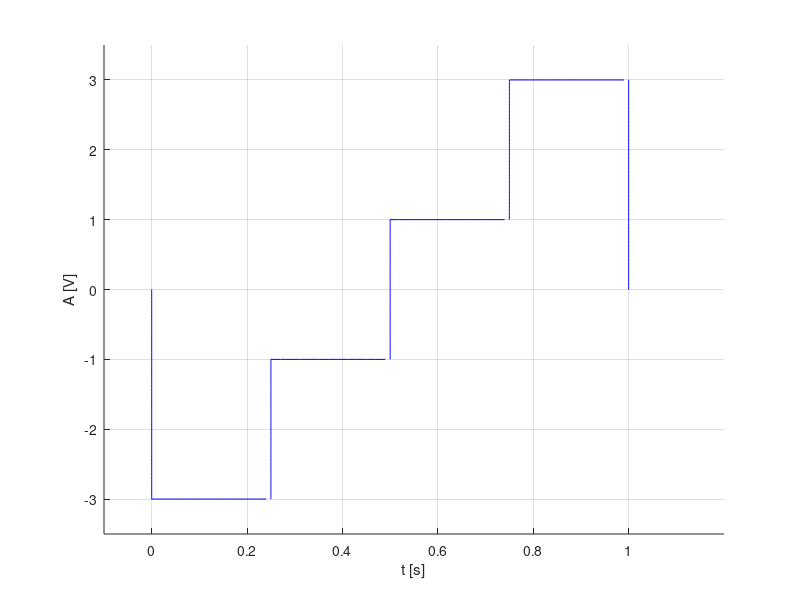

Source code (MATLAB):
%Se va genera un semnal cu rezolutie temporara de 20ms pentru un semnal continuu de tipul:
% Semnal dreptunghiular multinivel, aleator
% Durata fiecarui nivel: 0,25 s.
% Nivelurile {-3,-1,1,3}

hold on
xlabel('t [s]'),ylabel('A [V]')
%b) nivelurile {-3,-1,1,3}
%Rezolutia temporara de 20ms


%y variaza de la 0 la -3
y=0:-0.02:-3;
x=y*0;
plot(x,y,'b')
%nivel -3
x = 0: 0.02: 1/4;
y = -3+0*x;
plot(x, y, 'b'),grid

%x=1/4;y variaza de la -3 la -1
y=-3:0.02:-1;
x=y*0+1/4;
plot(x,y,'b')

%nivel -1
x = 1/4:0.02:1/2;
y=-1+0*x;
plot(x,y,'b')

%x=1/2; y variaza de la -1 la 1
y=-1:0.02:1;
x=y*0+1/2;
plot(x,y,'b')

%nivel 1
x = 1/2:0.02:3/4;
y=1+x*0;
plot(x,y,'b')

%x=3/4; y variaza de la 1 la 3
y=1:0.02:3;
x=y*0+3/4;
plot(x,y,'b')

%nivel 3
x = 3/4:0.02:1;
y=3+x*0;
plot(x,y,'b')

%x=1; y variaza de la 3 la 0;
y=3:-0.02:0;
x=y*0+1;
plot(x,y,'b')

axis([-0.1 1.2 -3.5 3.5])


%


